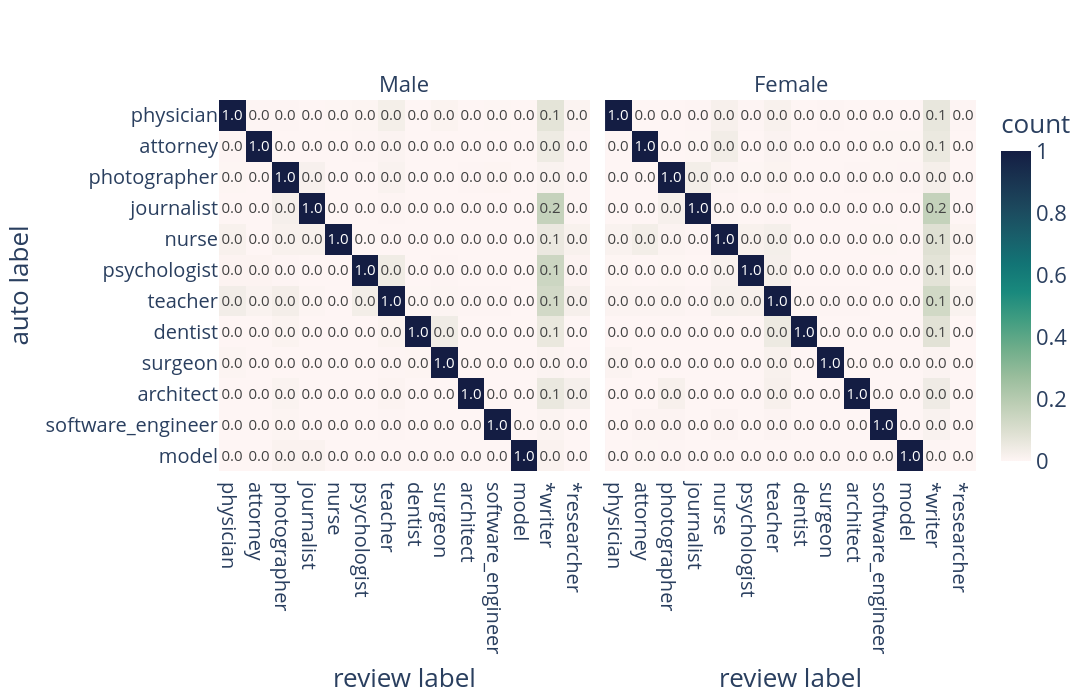

The code cell stored with this chart in its notebook:
### Code cell
import plotly.graph_objects as go
from plotly.subplots import make_subplots
import numpy as np

fig = make_subplots(
    rows=1, cols=2,
    subplot_titles=("Male", "Female"),
    horizontal_spacing=0.02
)

# Use one shared color scale so both heatmaps are comparable
zmax = max(np.nanmax(cm_M), np.nanmax(cm_F))

for col, cm in [(1, cm_M), (2, cm_F)]:
    fig.add_trace(
        go.Heatmap(
            z=cm,
            x=reviewed_plus_classes,
            y=reviewed_classes,
            text=np.array(cm, dtype=float),
            texttemplate="%{text:.1f}",
            textfont={"size": 15},
            coloraxis="coloraxis",
        ),
        row=1, col=col,
    )

fig.update_layout(
    width=1600,
    height=700,
    coloraxis={
        "colorscale": "tempo",
        "cmin": 0,
        "cmax": 1,
        "colorbar": {"title": "count"},
    },
)

# Set axes labels
fig.update_xaxes(title_text="review label", row=1, col=1)
fig.update_xaxes(title_text="review label", row=1, col=2)
fig.update_yaxes(title_text="auto label", row=1, col=1)
# Reverse y-axes so the first class appears at the top (like seaborn/matplotlib)
fig.update_yaxes(autorange="reversed")

apply_font_sizes(fig)
fig.update_yaxes(showticklabels=False, row=1, col=2)
fig.update_annotations(font_size=22)

fig.write_image("plots/label_cooccurence.pdf", scale=1)  # see note below
fig.show()

### Figure 1 — Plotly figure (JSON) as saved in the notebook; plotly's stock layout.template omitted (floating-point values rounded to 4 significant figures; data arrays with more than 128 entries replaced by an {"elided": "..."} marker saying what was removed)
{"data": [{"coloraxis": "coloraxis", "text": {"elided": "14x14 float values"}, "textfont": {"size": 15}, "texttemplate": "%{text:.1f}", "type": "heatmap", "x": ["physician", "attorney", "photographer", "journalist", "nurse", "psychologist", "teacher", "dentist", "surgeon", "architect", "software_engineer", "model", "*writer", "*researcher"], "xaxis": "x", "y": ["physician", "attorney", "photographer", "journalist", "nurse", "psychologist", "teacher", "dentist", "surgeon", "architect", "software_engineer", "model"], "yaxis": "y", "z": {"elided": "14x14 float values"}}, {"coloraxis": "coloraxis", "text": {"elided": "14x14 float values"}, "textfont": {"size": 15}, "texttemplate": "%{text:.1f}", "type": "heatmap", "x": ["physician", "attorney", "photographer", "journalist", "nurse", "psychologist", "teacher", "dentist", "surgeon", "architect", "software_engineer", "model", "*writer", "*researcher"], "xaxis": "x2", "y": ["physician", "attorney", "photographer", "journalist", "nurse", "psychologist", "teacher", "dentist", "surgeon", "architect", "software_engineer", "model"], "yaxis": "y2", "z": {"elided": "14x14 float values"}}], "layout": {"annotations": [{"font": {"size": 22}, "showarrow": false, "text": "Male", "x": 0.245, "xanchor": "center", "xref": "paper", "y": 1, "yanchor": "bottom", "yref": "paper"}, {"font": {"size": 22}, "showarrow": false, "text": "Female", "x": 0.755, "xanchor": "center", "xref": "paper", "y": 1, "yanchor": "bottom", "yref": "paper"}], "coloraxis": {"cmax": 1, "cmin": 0, "colorbar": {"title": {"text": "count"}}, "colorscale": [[0, "rgb(254, 245, 244)"], [0.09091, "rgb(222, 224, 210)"], [0.1818, "rgb(189, 206, 181)"], [0.2727, "rgb(153, 189, 156)"], [0.3636, "rgb(110, 173, 138)"], [0.4545, "rgb(65, 157, 129)"], [0.5455, "rgb(25, 137, 125)"], [0.6364, "rgb(18, 116, 117)"], [0.7273, "rgb(25, 94, 106)"], [0.8182, "rgb(28, 72, 93)"], [0.9091, "rgb(25, 51, 80)"], [1, "rgb(20, 29, 67)"]]}, "font": {"size": 22}, "height": 700, "legend": {"font": {"size": 22}, "title": {"font": {"size": 22}}}, "title": {"font": {"size": 30}}, "width": 1600, "xaxis": {"anchor": "y", "domain": [0, 0.49], "tickfont": {"size": 20}, "title": {"font": {"size": 26}, "text": "review label"}}, "xaxis2": {"anchor": "y2", "domain": [0.51, 1], "tickfont": {"size": 20}, "title": {"font": {"size": 26}, "text": "review label"}}, "yaxis": {"anchor": "x", "autorange": "reversed", "domain": [0, 1], "tickfont": {"size": 20}, "title": {"font": {"size": 26}, "text": "auto label"}}, "yaxis2": {"anchor": "x2", "autorange": "reversed", "domain": [0, 1], "showticklabels": false, "tickfont": {"size": 20}, "title": {"font": {"size": 26}}}}}
